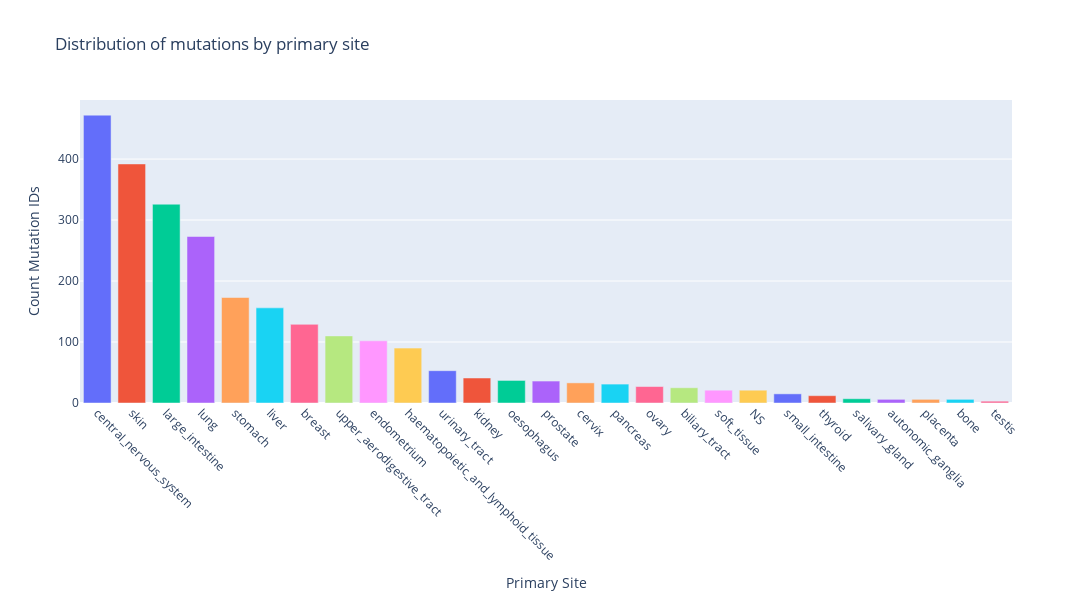

The notebook cell saved with this chart:
### Code cell
grouped_data_sorted = grouped_data.sort_values(by='COUNT_MUTATION_IDs', ascending=False)

fig = px.bar(grouped_data_sorted, x='PRIMARY_SITE', y='COUNT_MUTATION_IDs', 
             title='Distribution of mutations by primary site', 
             labels={'COUNT_MUTATION_IDs': 'Count Mutation IDs', 'PRIMARY_SITE': 'Primary Site'},
             color="PRIMARY_SITE",
             width=1200, height=600)

fig.update_layout(xaxis={'tickangle': 45}, showlegend=False)

fig.show()

### Figure 1 — Plotly figure (JSON) as saved in the notebook; plotly's stock layout.template omitted (floating-point values rounded to 4 significant figures)
{"data": [{"alignmentgroup": "True", "hovertemplate": "Primary Site=%{x}<br>Count Mutation IDs=%{y}<extra></extra>", "legendgroup": "central_nervous_system", "marker": {"color": "#636efa", "pattern": {"shape": ""}}, "name": "central_nervous_system", "offsetgroup": "central_nervous_system", "orientation": "v", "showlegend": true, "textposition": "auto", "type": "bar", "x": ["central_nervous_system"], "xaxis": "x", "y": [472], "yaxis": "y"}, {"alignmentgroup": "True", "hovertemplate": "Primary Site=%{x}<br>Count Mutation IDs=%{y}<extra></extra>", "legendgroup": "skin", "marker": {"color": "#EF553B", "pattern": {"shape": ""}}, "name": "skin", "offsetgroup": "skin", "orientation": "v", "showlegend": true, "textposition": "auto", "type": "bar", "x": ["skin"], "xaxis": "x", "y": [392], "yaxis": "y"}, {"alignmentgroup": "True", "hovertemplate": "Primary Site=%{x}<br>Count Mutation IDs=%{y}<extra></extra>", "legendgroup": "large_intestine", "marker": {"color": "#00cc96", "pattern": {"shape": ""}}, "name": "large_intestine", "offsetgroup": "large_intestine", "orientation": "v", "showlegend": true, "textposition": "auto", "type": "bar", "x": ["large_intestine"], "xaxis": "x", "y": [326], "yaxis": "y"}, {"alignmentgroup": "True", "hovertemplate": "Primary Site=%{x}<br>Count Mutation IDs=%{y}<extra></extra>", "legendgroup": "lung", "marker": {"color": "#ab63fa", "pattern": {"shape": ""}}, "name": "lung", "offsetgroup": "lung", "orientation": "v", "showlegend": true, "textposition": "auto", "type": "bar", "x": ["lung"], "xaxis": "x", "y": [273], "yaxis": "y"}, {"alignmentgroup": "True", "hovertemplate": "Primary Site=%{x}<br>Count Mutation IDs=%{y}<extra></extra>", "legendgroup": "stomach", "marker": {"color": "#FFA15A", "pattern": {"shape": ""}}, "name": "stomach", "offsetgroup": "stomach", "orientation": "v", "showlegend": true, "textposition": "auto", "type": "bar", "x": ["stomach"], "xaxis": "x", "y": [173], "yaxis": "y"}, {"alignmentgroup": "True", "hovertemplate": "Primary Site=%{x}<br>Count Mutation IDs=%{y}<extra></extra>", "legendgroup": "liver", "marker": {"color": "#19d3f3", "pattern": {"shape": ""}}, "name": "liver", "offsetgroup": "liver", "orientation": "v", "showlegend": true, "textposition": "auto", "type": "bar", "x": ["liver"], "xaxis": "x", "y": [156], "yaxis": "y"}, {"alignmentgroup": "True", "hovertemplate": "Primary Site=%{x}<br>Count Mutation IDs=%{y}<extra></extra>", "legendgroup": "breast", "marker": {"color": "#FF6692", "pattern": {"shape": ""}}, "name": "breast", "offsetgroup": "breast", "orientation": "v", "showlegend": true, "textposition": "auto", "type": "bar", "x": ["breast"], "xaxis": "x", "y": [129], "yaxis": "y"}, {"alignmentgroup": "True", "hovertemplate": "Primary Site=%{x}<br>Count Mutation IDs=%{y}<extra></extra>", "legendgroup": "upper_aerodigestive_tract", "marker": {"color": "#B6E880", "pattern": {"shape": ""}}, "name": "upper_aerodigestive_tract", "offsetgroup": "upper_aerodigestive_tract", "orientation": "v", "showlegend": true, "textposition": "auto", "type": "bar", "x": ["upper_aerodigestive_tract"], "xaxis": "x", "y": [110], "yaxis": "y"}, {"alignmentgroup": "True", "hovertemplate": "Primary Site=%{x}<br>Count Mutation IDs=%{y}<extra></extra>", "legendgroup": "endometrium", "marker": {"color": "#FF97FF", "pattern": {"shape": ""}}, "name": "endometrium", "offsetgroup": "endometrium", "orientation": "v", "showlegend": true, "textposition": "auto", "type": "bar", "x": ["endometrium"], "xaxis": "x", "y": [102], "yaxis": "y"}, {"alignmentgroup": "True", "hovertemplate": "Primary Site=%{x}<br>Count Mutation IDs=%{y}<extra></extra>", "legendgroup": "haematopoietic_and_lymphoid_tissue", "marker": {"color": "#FECB52", "pattern": {"shape": ""}}, "name": "haematopoietic_and_lymphoid_tissue", "offsetgroup": "haematopoietic_and_lymphoid_tissue", "orientation": "v", "showlegend": true, "textposition": "auto", "type": "bar", "x": ["haematopoietic_and_lymphoid_tissue"], "xaxis": "x", "y": [90], "yaxis": "y"}, {"alignmentgroup": "True", "hovertemplate": "Primary Site=%{x}<br>Count Mutation IDs=%{y}<extra></extra>", "legendgroup": "urinary_tract", "marker": {"color": "#636efa", "pattern": {"shape": ""}}, "name": "urinary_tract", "offsetgroup": "urinary_tract", "orientation": "v", "showlegend": true, "textposition": "auto", "type": "bar", "x": ["urinary_tract"], "xaxis": "x", "y": [53], "yaxis": "y"}, {"alignmentgroup": "True", "hovertemplate": "Primary Site=%{x}<br>Count Mutation IDs=%{y}<extra></extra>", "legendgroup": "kidney", "marker": {"color": "#EF553B", "pattern": {"shape": ""}}, "name": "kidney", "offsetgroup": "kidney", "orientation": "v", "showlegend": true, "textposition": "auto", "type": "bar", "x": ["kidney"], "xaxis": "x", "y": [41], "yaxis": "y"}, {"alignmentgroup": "True", "hovertemplate": "Primary Site=%{x}<br>Count Mutation IDs=%{y}<extra></extra>", "legendgroup": "oesophagus", "marker": {"color": "#00cc96", "pattern": {"shape": ""}}, "name": "oesophagus", "offsetgroup": "oesophagus", "orientation": "v", "showlegend": true, "textposition": "auto", "type": "bar", "x": ["oesophagus"], "xaxis": "x", "y": [37], "yaxis": "y"}, {"alignmentgroup": "True", "hovertemplate": "Primary Site=%{x}<br>Count Mutation IDs=%{y}<extra></extra>", "legendgroup": "prostate", "marker": {"color": "#ab63fa", "pattern": {"shape": ""}}, "name": "prostate", "offsetgroup": "prostate", "orientation": "v", "showlegend": true, "textposition": "auto", "type": "bar", "x": ["prostate"], "xaxis": "x", "y": [36], "yaxis": "y"}, {"alignmentgroup": "True", "hovertemplate": "Primary Site=%{x}<br>Count Mutation IDs=%{y}<extra></extra>", "legendgroup": "cervix", "marker": {"color": "#FFA15A", "pattern": {"shape": ""}}, "name": "cervix", "offsetgroup": "cervix", "orientation": "v", "showlegend": true, "textposition": "auto", "type": "bar", "x": ["cervix"], "xaxis": "x", "y": [33], "yaxis": "y"}, {"alignmentgroup": "True", "hovertemplate": "Primary Site=%{x}<br>Count Mutation IDs=%{y}<extra></extra>", "legendgroup": "pancreas", "marker": {"color": "#19d3f3", "pattern": {"shape": ""}}, "name": "pancreas", "offsetgroup": "pancreas", "orientation": "v", "showlegend": true, "textposition": "auto", "type": "bar", "x": ["pancreas"], "xaxis": "x", "y": [31], "yaxis": "y"}, {"alignmentgroup": "True", "hovertemplate": "Primary Site=%{x}<br>Count Mutation IDs=%{y}<extra></extra>", "legendgroup": "ovary", "marker": {"color": "#FF6692", "pattern": {"shape": ""}}, "name": "ovary", "offsetgroup": "ovary", "orientation": "v", "showlegend": true, "textposition": "auto", "type": "bar", "x": ["ovary"], "xaxis": "x", "y": [27], "yaxis": "y"}, {"alignmentgroup": "True", "hovertemplate": "Primary Site=%{x}<br>Count Mutation IDs=%{y}<extra></extra>", "legendgroup": "biliary_tract", "marker": {"color": "#B6E880", "pattern": {"shape": ""}}, "name": "biliary_tract", "offsetgroup": "biliary_tract", "orientation": "v", "showlegend": true, "textposition": "auto", "type": "bar", "x": ["biliary_tract"], "xaxis": "x", "y": [25], "yaxis": "y"}, {"alignmentgroup": "True", "hovertemplate": "Primary Site=%{x}<br>Count Mutation IDs=%{y}<extra></extra>", "legendgroup": "soft_tissue", "marker": {"color": "#FF97FF", "pattern": {"shape": ""}}, "name": "soft_tissue", "offsetgroup": "soft_tissue", "orientation": "v", "showlegend": true, "textposition": "auto", "type": "bar", "x": ["soft_tissue"], "xaxis": "x", "y": [21], "yaxis": "y"}, {"alignmentgroup": "True", "hovertemplate": "Primary Site=%{x}<br>Count Mutation IDs=%{y}<extra></extra>", "legendgroup": "NS", "marker": {"color": "#FECB52", "pattern": {"shape": ""}}, "name": "NS", "offsetgroup": "NS", "orientation": "v", "showlegend": true, "textposition": "auto", "type": "bar", "x": ["NS"], "xaxis": "x", "y": [21], "yaxis": "y"}, {"alignmentgroup": "True", "hovertemplate": "Primary Site=%{x}<br>Count Mutation IDs=%{y}<extra></extra>", "legendgroup": "small_intestine", "marker": {"color": "#636efa", "pattern": {"shape": ""}}, "name": "small_intestine", "offsetgroup": "small_intestine", "orientation": "v", "showlegend": true, "textposition": "auto", "type": "bar", "x": ["small_intestine"], "xaxis": "x", "y": [15], "yaxis": "y"}, {"alignmentgroup": "True", "hovertemplate": "Primary Site=%{x}<br>Count Mutation IDs=%{y}<extra></extra>", "legendgroup": "thyroid", "marker": {"color": "#EF553B", "pattern": {"shape": ""}}, "name": "thyroid", "offsetgroup": "thyroid", "orientation": "v", "showlegend": true, "textposition": "auto", "type": "bar", "x": ["thyroid"], "xaxis": "x", "y": [12], "yaxis": "y"}, {"alignmentgroup": "True", "hovertemplate": "Primary Site=%{x}<br>Count Mutation IDs=%{y}<extra></extra>", "legendgroup": "salivary_gland", "marker": {"color": "#00cc96", "pattern": {"shape": ""}}, "name": "salivary_gland", "offsetgroup": "salivary_gland", "orientation": "v", "showlegend": true, "textposition": "auto", "type": "bar", "x": ["salivary_gland"], "xaxis": "x", "y": [7], "yaxis": "y"}, {"alignmentgroup": "True", "hovertemplate": "Primary Site=%{x}<br>Count Mutation IDs=%{y}<extra></extra>", "legendgroup": "autonomic_ganglia", "marker": {"color": "#ab63fa", "pattern": {"shape": ""}}, "name": "autonomic_ganglia", "offsetgroup": "autonomic_ganglia", "orientation": "v", "showlegend": true, "textposition": "auto", "type": "bar", "x": ["autonomic_ganglia"], "xaxis": "x", "y": [6], "yaxis": "y"}, {"alignmentgroup": "True", "hovertemplate": "Primary Site=%{x}<br>Count Mutation IDs=%{y}<extra></extra>", "legendgroup": "placenta", "marker": {"color": "#FFA15A", "pattern": {"shape": ""}}, "name": "placenta", "offsetgroup": "placenta", "orientation": "v", "showlegend": true, "textposition": "auto", "type": "bar", "x": ["placenta"], "xaxis": "x", "y": [6], "yaxis": "y"}, {"alignmentgroup": "True", "hovertemplate": "Primary Site=%{x}<br>Count Mutation IDs=%{y}<extra></extra>", "legendgroup": "bone", "marker": {"color": "#19d3f3", "pattern": {"shape": ""}}, "name": "bone", "offsetgroup": "bone", "orientation": "v", "showlegend": true, "textposition": "auto", "type": "bar", "x": ["bone"], "xaxis": "x", "y": [6], "yaxis": "y"}, {"alignmentgroup": "True", "hovertemplate": "Primary Site=%{x}<br>Count Mutation IDs=%{y}<extra></extra>", "legendgroup": "testis", "marker": {"color": "#FF6692", "pattern": {"shape": ""}}, "name": "testis", "offsetgroup": "testis", "orientation": "v", "showlegend": true, "textposition": "auto", "type": "bar", "x": ["testis"], "xaxis": "x", "y": [3], "yaxis": "y"}], "layout": {"barmode": "relative", "height": 600, "legend": {"title": {"text": "Primary Site"}, "tracegroupgap": 0}, "showlegend": false, "title": {"text": "Distribution of mutations by primary site"}, "width": 1200, "xaxis": {"anchor": "y", "autorange": true, "categoryarray": ["central_nervous_system", "skin", "large_intestine", "lung", "stomach", "liver", "breast", "upper_aerodigestive_tract", "endometrium", "haematopoietic_and_lymphoid_tissue", "urinary_tract", "kidney", "oesophagus", "prostate", "cervix", "pancreas", "ovary", "biliary_tract", "soft_tissue", "NS", "small_intestine", "thyroid", "salivary_gland", "autonomic_ganglia", "placenta", "bone", "testis"], "categoryorder": "array", "domain": [0, 1], "range": [-0.5, 26.5], "tickangle": 45, "title": {"text": "Primary Site"}, "type": "category"}, "yaxis": {"anchor": "x", "autorange": true, "domain": [0, 1], "range": [0, 496.8], "title": {"text": "Count Mutation IDs"}, "type": "linear"}}}
